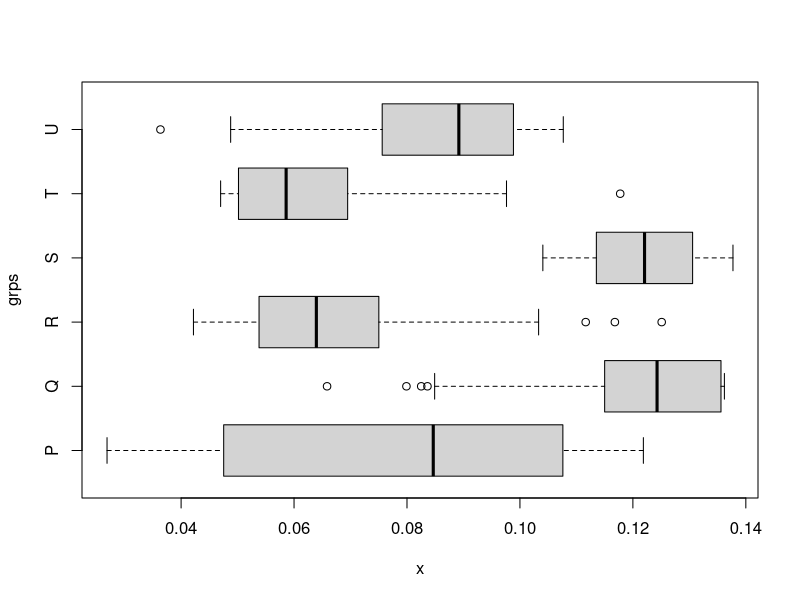

Source code (R):
## ---- chunk 1
## DATA GENERATION
while(T){
  b1 = 10**runif(6,-0.5,0.75)
  b2 = 10**runif(6,-0.5,0.75)
  mag = sample(-1:3,1)
  scale = 10**mag
  bottom = runif(6)*scale
  r = bottom*runif(6,0.3,2)
  
  x = numeric()
  for(i in 1:6){
    x = c(x, sort(rbeta(25,b1[i],b2[i])*scale+bottom[i]))
  }
  
  ms = c("weight","length","time","speed")
  us = c("kg","m","s","m/s")
  
  rvs = c("P","Q","R","S","T","U")
  grps = c(rep("P",25),rep("Q",25),rep("R",25),rep("S",25),rep("T",25),rep("U",25))
  ans = c(grps[x==max(x)],grps[x==min(x)],grps[x==max(x[0:5*25+13])],grps[x==min(x[0:5*25+13])])
  if(sum(duplicated(ans))==0){
    break
  }
}
P = x[1:25]
Q = x[26:50]
R = x[51:75]
S = x[76:100]
TT = x[101:125]
U = x[126:150]

Piqr = P[19]-P[7]
Qiqr = Q[19]-Q[7]
Riqr = R[19]-R[7]
Siqr = S[19]-S[7]
Tiqr = TT[19]-TT[7]
Uiqr = U[19]-U[7]

iqrs = c(Piqr,Qiqr,Riqr,Siqr,Tiqr,Uiqr)

## ---- chunk 2
boxplot(x~grps, horizontal=T)
